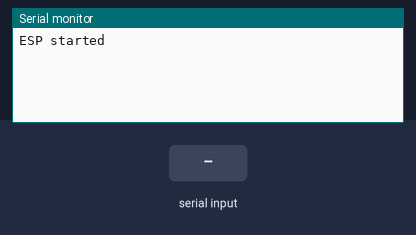
Bench run of a sketch on a simulated Arduino Mega 2560, built with avr-gcc and run on an emulated ATmega2560. Shown: the last lines printed to the serial monitor. Inputs (shaded band) come from the test bench.

Above: at 2.2 s.
2.3 s: "1\n" received over the second serial link
At 3.0 s:
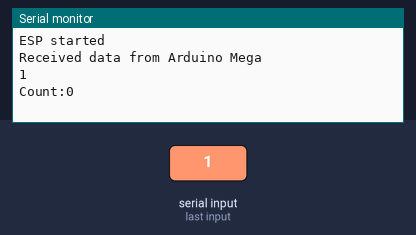
3.8 s: "0\n" received over the second serial link
At 5.0 s:
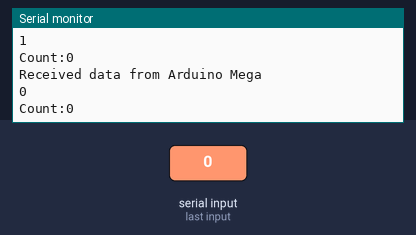
5.3 s: "2\n" received over the second serial link
At 6.4 s:
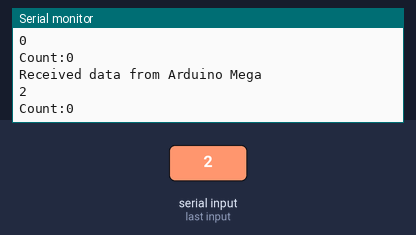

The sketch:

esp_serial_json.ino
```cpp
#include <SoftwareSerial.h>
#include <ArduinoJson.h>

SoftwareSerial Serial_ESP(13, 15); //RX,TX

float floatval;
long timeTick = millis();

const byte numChars = 100;
char receivedChars[numChars];
boolean newData = false;

float humi;
float tempC;
long count = 0;

StaticJsonDocument<200> SensorDoc;

void setup()
{
  Serial.begin(9600);
  Serial_ESP.begin(9600);
  delay(1000);
  Serial_ESP.println("Esp Connect! - SOFTWARESERIAL");
  floatval = 0;

  Serial.println("ESP started");
}

void loop() // run over and over
{
  if (millis() - timeTick > 1000) {
    timeTick = millis();
    floatval = floatval + 1;
    Serial_ESP.println(floatval, 4);
  }
  recvWithEndMarker();
  parseData();
}

void recvWithEndMarker() {
  static byte ndx = 0;
  char endMarker = '\n';
  char rc;
  while (Serial_ESP.available() > 0 && newData == false) {
    rc = Serial_ESP.read();

    if (rc != endMarker) {
      receivedChars[ndx] = rc;
      ndx++;
      if (ndx >= numChars) {
        ndx = numChars - 1;
      }
    }
    else {
      receivedChars[ndx] = '\0'; // terminate the string
      ndx = 0;
      newData = true;
    }
  }
}

void parseData(){
  if (newData == false) {
    return;
  } else {
    Serial.println("Received data from Arduino Mega");
    //    Serial.println(receivedChars);
    newData = false;
    deserializeJson(SensorDoc, receivedChars);
    serializeJson(SensorDoc, Serial);
    humi = SensorDoc["dht"]["humi"];
    tempC = SensorDoc["dht"]["tempC"];
    count = SensorDoc["dht"]["count"];
    Serial.println();
    Serial.print("Count:");
    Serial.println(count);
  }
}
```

Measured:
- after the input at 2.3 s, the serial monitor: prints a new line at once (image 1)
- after the input at 3.8 s, the serial monitor: prints a new line at once (image 2)
- after the input at 5.3 s, the serial monitor: prints a new line at once (image 3)
